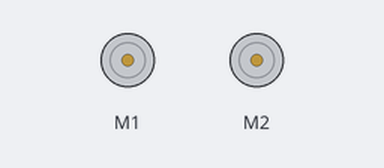
Recording of a sketch running on a simulated Arduino Uno, built with avr-gcc and run on an emulated ATmega328P. Shown: 2 × DC motor (green arrow = forward, orange = backward, longer = faster). At 2.6 s the program stops and its outputs stay as they are.

Above: at 0.3 s.
At 2.42 s:
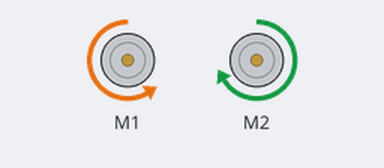
Timing chart, 0 to 4.1 s (numbered marks = the images above):
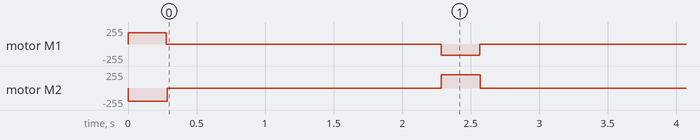

The sketch:

Lab1_2.ino
```cpp
  #include <AFMotor.h>

  AF_DCMotor motorL(1);
  AF_DCMotor motorR(2);

  const uint16_t left_speed = 170;
  const uint16_t right_speed = 200;

void setup() {
  // put your setup code here, to run once:

  motorL.setSpeed(left_speed);
  motorR.setSpeed(right_speed);

  motorL.run(RELEASE);
  motorR.run(RELEASE);

}

void loop() {
  // put your main code here, to run repeatedly:

  motorL.run(FORWARD);
  motorR.run(BACKWARD);

  delay(280);

  motorL.run(RELEASE);
  delay(5);
  motorR.run(RELEASE);

  delay(2000);

  motorL.run(BACKWARD);
  motorR.run(FORWARD);

  delay(280);

  motorL.run(RELEASE);
  delay(5);
  motorR.run(RELEASE);

  while(true);

}
```

Measured:
- by itself, motor M1: stopped → forward 170/255 at 0.00 s, → stopped 0.28 s later, → backward 170/255 2.0 s later, → stopped 0.28 s later
- by itself, motor M2: stopped → backward 200/255 at 0.00 s, → stopped 0.29 s later, → forward 200/255 2.0 s later, → stopped 0.29 s later
